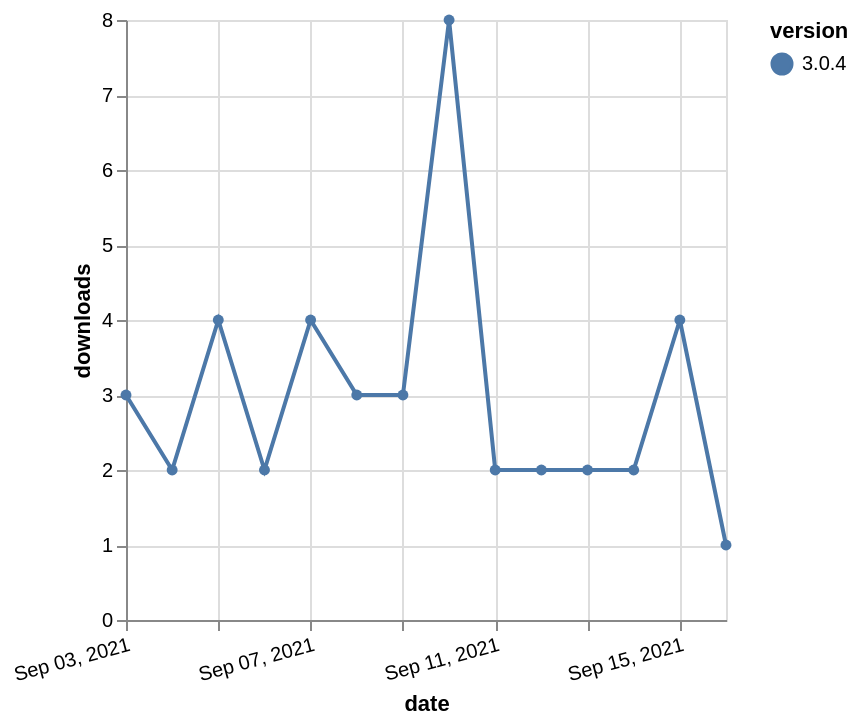

Describe this chart as a Vega-Lite specification.
### Vega-Lite specification from a JSON file in a GitHub repository (floating-point values rounded to 4 significant figures)
{"$schema": "https://vega.github.io/schema/vega-lite/v5.json", "description": "A simple bar chart with embedded data.", "data": {"values": [{"date": "2021-09-03", "total": 2137, "delta": 3, "version": "3.0.4"}, {"date": "2021-09-04", "total": 2139, "delta": 2, "version": "3.0.4"}, {"date": "2021-09-05", "total": 2143, "delta": 4, "version": "3.0.4"}, {"date": "2021-09-06", "total": 2145, "delta": 2, "version": "3.0.4"}, {"date": "2021-09-07", "total": 2149, "delta": 4, "version": "3.0.4"}, {"date": "2021-09-08", "total": 2152, "delta": 3, "version": "3.0.4"}, {"date": "2021-09-09", "total": 2155, "delta": 3, "version": "3.0.4"}, {"date": "2021-09-10", "total": 2163, "delta": 8, "version": "3.0.4"}, {"date": "2021-09-11", "total": 2165, "delta": 2, "version": "3.0.4"}, {"date": "2021-09-12", "total": 2167, "delta": 2, "version": "3.0.4"}, {"date": "2021-09-13", "total": 2169, "delta": 2, "version": "3.0.4"}, {"date": "2021-09-14", "total": 2171, "delta": 2, "version": "3.0.4"}, {"date": "2021-09-15", "total": 2175, "delta": 4, "version": "3.0.4"}, {"date": "2021-09-16", "total": 2176, "delta": 1, "version": "3.0.4"}]}, "width": "container", "mark": {"type": "line", "point": {"filled": true}}, "encoding": {"x": {"field": "date", "type": "temporal", "timeUnit": "yearmonthdate", "title": "date", "axis": {"labelAngle": -15}}, "y": {"field": "delta", "type": "quantitative", "title": "downloads"}, "color": {"field": "version", "type": "nominal"}, "tooltip": {"field": "delta"}}}
